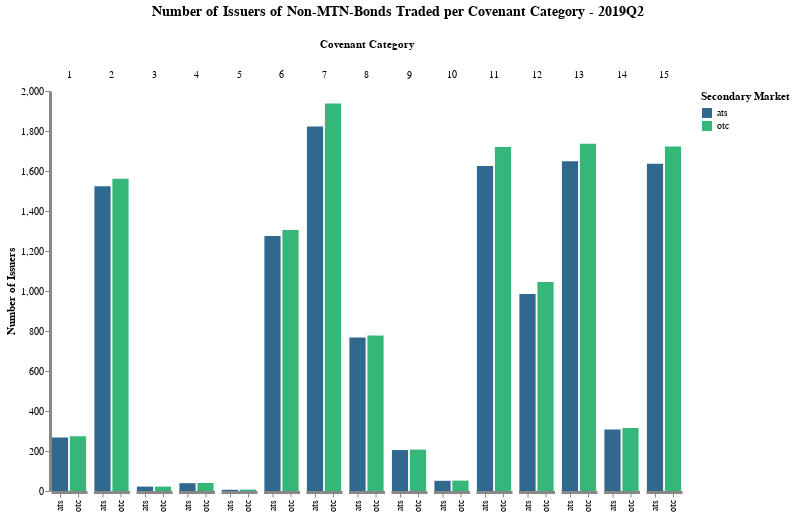

Notebook code cell kept with this figure:
### Code cell
scripts_path = string(main_path, "/data-scripts/plots")
plt_dir = "plots"

color_scale="viridis"
cal_formula=""
cal_var=""
col_var="cov_cat"
col_var_type="ordinal"
col_title="Covenant Category"
col_sort="ascending"
x_var="sbm:n"
x_var_type="nominal"
x_axis_title=" "
width_step=18
legend_title="Secondary Market"
spacing=4.5
height=400
save_plt= false
plt_type = "cov_cat"
file_ext="png"
# }}}
pl = [ ]

# Issuers per Covenant Category {{{1
stats_var=:issuers
tt = PlotMod.prepare_cat_plot(scc; stat=stats_var)

## Issuer Count
y_var="value"
y_axis_title="Number of Issuers"
title=[string("Number of Issuers of Non-MTN-Bonds Traded per Covenant Category")]
if :period in Symbol.(names(tt))
    title[end] = string(title[end], " - ", tt[1, :period])
end

include(string(scripts_path, "/", "single_vega_plt_script.jl"))

### Figure 1 — Vega-Lite specification as saved in the notebook (floating-point values rounded to 4 significant figures)
{"config": {"axis": {"domainWidth": 3}, "opacity": {"value": 0.7}, "view": {"stroke": "transparent"}}, "data": {"values": [{"cov_cat": 1, "cvt": "any", "perc_sbm_total": 13.62, "perc_total": 13.62, "period": "2019Q2", "rt": "any", "sbm": "otc", "value": 274, "variable": "cg1_issuers"}, {"cov_cat": 1, "cvt": "any", "perc_sbm_total": 14.24, "perc_total": 13.32, "period": "2019Q2", "rt": "any", "sbm": "ats", "value": 268, "variable": "cg1_issuers"}, {"cov_cat": 2, "cvt": "any", "perc_sbm_total": 77.58, "perc_total": 77.58, "period": "2019Q2", "rt": "any", "sbm": "otc", "value": 1561, "variable": "cg2_issuers"}, {"cov_cat": 2, "cvt": "any", "perc_sbm_total": 80.98, "perc_total": 75.75, "period": "2019Q2", "rt": "any", "sbm": "ats", "value": 1524, "variable": "cg2_issuers"}, {"cov_cat": 3, "cvt": "any", "perc_sbm_total": 1.093, "perc_total": 1.093, "period": "2019Q2", "rt": "any", "sbm": "otc", "value": 22, "variable": "cg3_issuers"}, {"cov_cat": 3, "cvt": "any", "perc_sbm_total": 1.169, "perc_total": 1.093, "period": "2019Q2", "rt": "any", "sbm": "ats", "value": 22, "variable": "cg3_issuers"}, {"cov_cat": 4, "cvt": "any", "perc_sbm_total": 1.988, "perc_total": 1.988, "period": "2019Q2", "rt": "any", "sbm": "otc", "value": 40, "variable": "cg4_issuers"}, {"cov_cat": 4, "cvt": "any", "perc_sbm_total": 2.072, "perc_total": 1.938, "period": "2019Q2", "rt": "any", "sbm": "ats", "value": 39, "variable": "cg4_issuers"}, {"cov_cat": 5, "cvt": "any", "perc_sbm_total": 0.3479, "perc_total": 0.3479, "period": "2019Q2", "rt": "any", "sbm": "otc", "value": 7, "variable": "cg5_issuers"}, {"cov_cat": 5, "cvt": "any", "perc_sbm_total": 0.3188, "perc_total": 0.2982, "period": "2019Q2", "rt": "any", "sbm": "ats", "value": 6, "variable": "cg5_issuers"}, {"cov_cat": 6, "cvt": "any", "perc_sbm_total": 64.86, "perc_total": 64.86, "period": "2019Q2", "rt": "any", "sbm": "otc", "value": 1305, "variable": "cg6_issuers"}, {"cov_cat": 6, "cvt": "any", "perc_sbm_total": 67.75, "perc_total": 63.37, "period": "2019Q2", "rt": "any", "sbm": "ats", "value": 1275, "variable": "cg6_issuers"}, {"cov_cat": 7, "cvt": "any", "perc_sbm_total": 96.27, "perc_total": 96.27, "period": "2019Q2", "rt": "any", "sbm": "otc", "value": 1937, "variable": "cg7_issuers"}, {"cov_cat": 7, "cvt": "any", "perc_sbm_total": 96.87, "perc_total": 90.61, "period": "2019Q2", "rt": "any", "sbm": "ats", "value": 1823, "variable": "cg7_issuers"}, {"cov_cat": 8, "cvt": "any", "perc_sbm_total": 38.62, "perc_total": 38.62, "period": "2019Q2", "rt": "any", "sbm": "otc", "value": 777, "variable": "cg8_issuers"}, {"cov_cat": 8, "cvt": "any", "perc_sbm_total": 40.75, "perc_total": 38.12, "period": "2019Q2", "rt": "any", "sbm": "ats", "value": 767, "variable": "cg8_issuers"}, {"cov_cat": 9, "cvt": "any", "perc_sbm_total": 10.29, "perc_total": 10.29, "period": "2019Q2", "rt": "any", "sbm": "otc", "value": 207, "variable": "cg9_issuers"}, {"cov_cat": 9, "cvt": "any", "perc_sbm_total": 10.89, "perc_total": 10.19, "period": "2019Q2", "rt": "any", "sbm": "ats", "value": 205, "variable": "cg9_issuers"}, {"cov_cat": 10, "cvt": "any", "perc_sbm_total": 2.584, "perc_total": 2.584, "period": "2019Q2", "rt": "any", "sbm": "otc", "value": 52, "variable": "cg10_issuers"}, {"cov_cat": 10, "cvt": "any", "perc_sbm_total": 2.71, "perc_total": 2.535, "period": "2019Q2", "rt": "any", "sbm": "ats", "value": 51, "variable": "cg10_issuers"}, {"cov_cat": 11, "cvt": "any", "perc_sbm_total": 85.49, "perc_total": 85.49, "period": "2019Q2", "rt": "any", "sbm": "otc", "value": 1720, "variable": "cg11_issuers"}, {"cov_cat": 11, "cvt": "any", "perc_sbm_total": 86.34, "perc_total": 80.77, "period": "2019Q2", "rt": "any", "sbm": "ats", "value": 1625, "variable": "cg11_issuers"}, {"cov_cat": 12, "cvt": "any", "perc_sbm_total": 51.94, "perc_total": 51.94, "period": "2019Q2", "rt": "any", "sbm": "otc", "value": 1045, "variable": "cg12_issuers"}, {"cov_cat": 12, "cvt": "any", "perc_sbm_total": 52.34, "perc_total": 48.96, "period": "2019Q2", "rt": "any", "sbm": "ats", "value": 985, "variable": "cg12_issuers"}, {"cov_cat": 13, "cvt": "any", "perc_sbm_total": 86.28, "perc_total": 86.28, "period": "2019Q2", "rt": "any", "sbm": "otc", "value": 1736, "variable": "cg13_issuers"}, {"cov_cat": 13, "cvt": "any", "perc_sbm_total": 87.62, "perc_total": 81.96, "period": "2019Q2", "rt": "any", "sbm": "ats", "value": 1649, "variable": "cg13_issuers"}, {"cov_cat": 14, "cvt": "any", "perc_sbm_total": 15.66, "perc_total": 15.66, "period": "2019Q2", "rt": "any", "sbm": "otc", "value": 315, "variable": "cg14_issuers"}, {"cov_cat": 14, "cvt": "any", "perc_sbm_total": 16.31, "perc_total": 15.26, "period": "2019Q2", "rt": "any", "sbm": "ats", "value": 307, "variable": "cg14_issuers"}, {"cov_cat": 15, "cvt": "any", "perc_sbm_total": 85.64, "perc_total": 85.64, "period": "2019Q2", "rt": "any", "sbm": "otc", "value": 1723, "variable": "cg15_issuers"}, {"cov_cat": 15, "cvt": "any", "perc_sbm_total": 86.93, "perc_total": 81.31, "period": "2019Q2", "rt": "any", "sbm": "ats", "value": 1636, "variable": "cg15_issuers"}]}, "encoding": {"color": {"field": "sbm", "legend": {"title": "Secondary Market"}, "scale": {"scheme": "viridis"}, "type": "nominal"}, "column": {"field": "cov_cat", "sort": "ascending", "title": "Covenant Category", "type": "ordinal"}, "x": {"axis": {"title": " "}, "field": "sbm", "type": "nominal"}, "y": {"axis": {"grid": false, "stack": null, "title": "Number of Issuers"}, "field": "value", "type": "quantitative"}}, "height": 400, "mark": "bar", "spacing": 4.5, "title": {"align": "center", "anchor": "middle", "fontSize": 14, "offset": 20, "text": ["Number of Issuers of Non-MTN-Bonds Traded per Covenant Category - 2019Q2"]}, "width": {"step": 18}}
